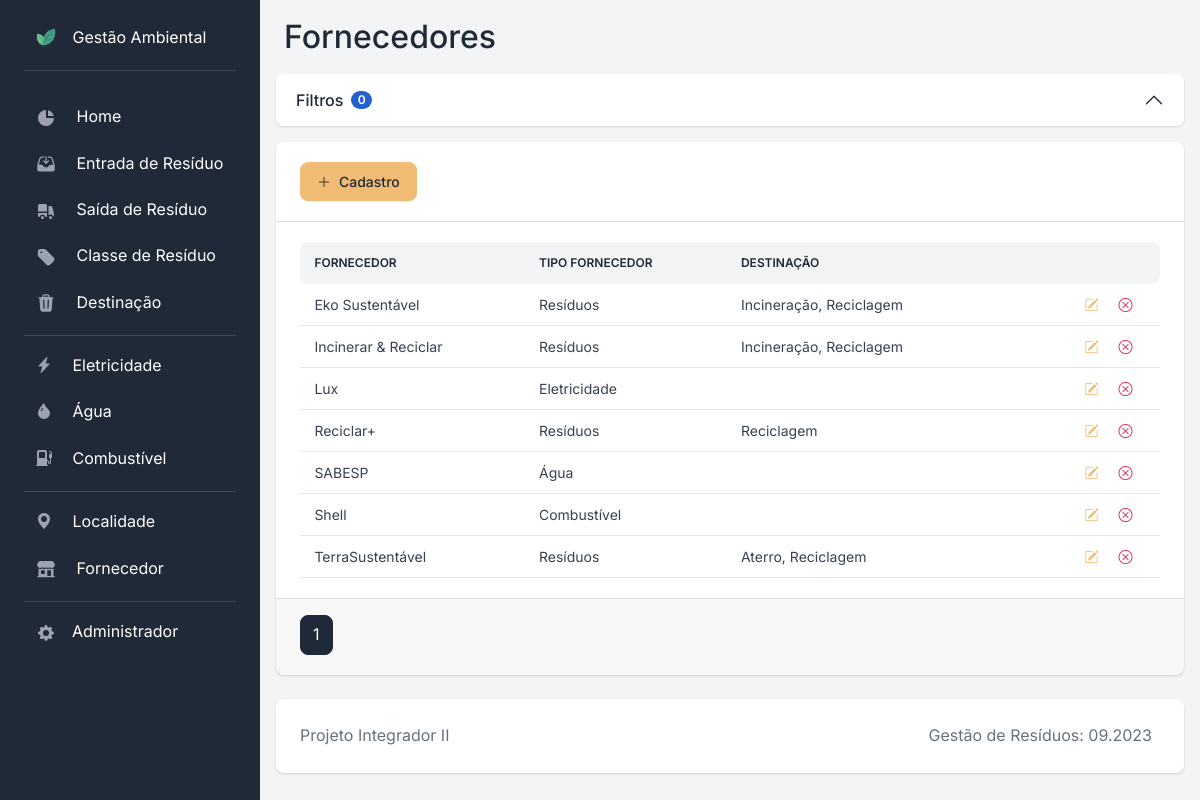
The app's page /fornecedor/, older data.
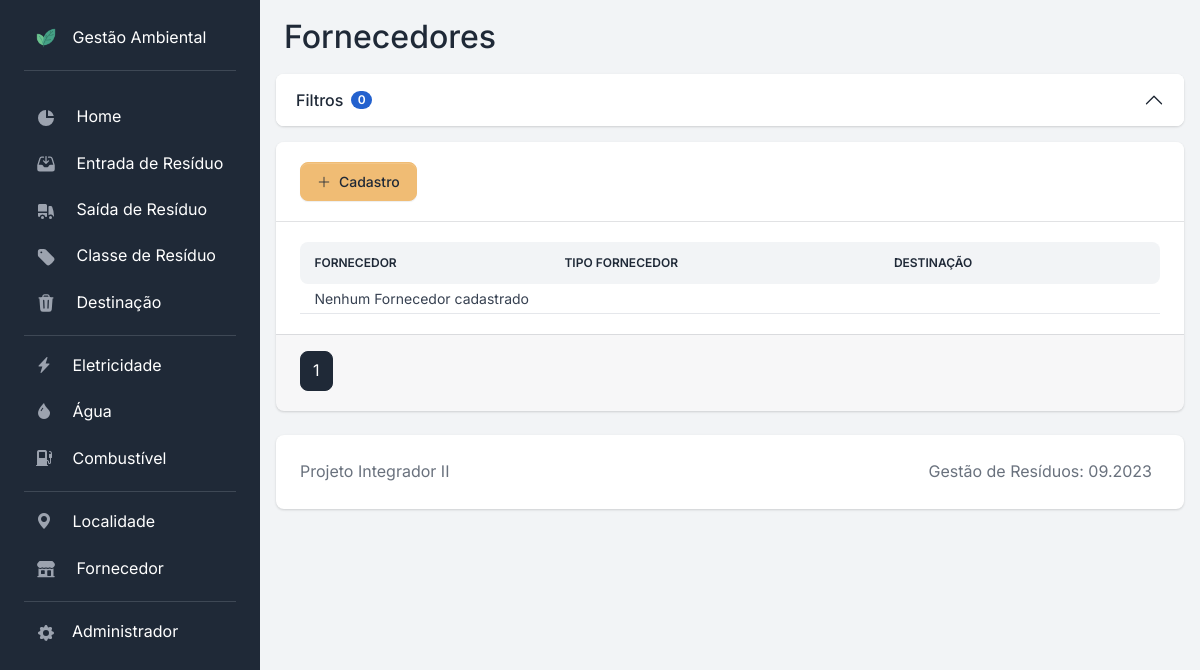
The same page, newer data.
### apps/fornecedor/models.py (models this page shows, shortened)
class Fornecedor(models.Model):
    id_fornecedor = models.AutoField(primary_key=True)
    nome = models.CharField(max_length=50, null=False, blank=False)
    tp_fornecedor = models.CharField(max_length=50, null=False, blank=False)
    destinacao = models.ManyToManyField(
        Destinacao,
        db_table="fornecedor_destinacao",
        related_name="fornecedor",
        blank=True,
    )
    class Meta:
        db_table = "fornecedor"
        ordering = ["nome"]
        verbose_name = "Fornecedor"
        verbose_name_plural = "Fornecedores"

### apps/destinacao/models.py (models this page shows)
class Destinacao(models.Model):
    id_destinacao = models.AutoField(primary_key=True)
    nome = models.CharField(max_length=50, null=False, blank=False)
    def __str__(self):
        return self.nome
    class Meta:
        db_table = "destinacao"
        ordering = ["nome"]
        verbose_name = "Destinação"
        verbose_name_plural = "Destinações"

### apps/fornecedor/views.py (the view)
# urls.py: path("", views.fornecedor_index, name="fornecedor"),
def fornecedor_index(request):
    page_number = request.GET.get("page")
    model_filter = FornecedorFilter(request.GET, queryset=Fornecedor.objects.all())
    query_paginated = Paginator(model_filter.qs, PAGESIZE)
    query_filtered = query_paginated.get_page(page_number)
    context = {
        "object_list": query_filtered,
        "filter_form": model_filter.form,
        "number_of_active_filters": count_active_filters(request, model_filter),
    }
    return render(request, "fornecedor/fornecedor.html", context)

### apps/utils.py (called while the page is built)
def count_active_filters(request, form):
    active_filters = []
    for field in request.GET.items():
        if field[0] != "page" and field[0] in form.data.keys() and field[1] != "":
            active_filters.append(field[0])
    return len(active_filters)

### templatetags/is_checkbox.py (called while the page is built)
@register.filter(name="is_multiple_choice")
def is_multiple_choice(field):
    return isinstance(field.field.widget, CheckboxSelectMultiple)

### templates/fornecedor/fornecedor.html (shortened to what this page needs)
{% extends 'base_card.html' %}
{% block title %}Fornecedores{% endblock %}
{% block content %}
<div class="table-responsive">
    <table class="table table-centered mb-0 rounded table-sm">
        <thead class="thead-light">
            <tr>
                <th class="align-middle border-0 rounded-start">Fornecedor</th>
                <th class="align-middle border-0">Tipo Fornecedor</th>
                <th class="align-middle border-0">Destinação</th>
                <th class="align-middle border-0 rounded-end"></th>
            </tr>
        </thead>
        <tbody>
            {% for entry in object_list %}
            <tr class="align-middle">
                <td>{{ entry.nome }}</td>
                <td>{{ entry.tp_fornecedor }}</td>
                <td>{{ entry.destinacao.all|join:", " }}</td>
                <td>
                    <div class="d-flex justify-content-end me-3">
                        <a href="{% url 'fornecedor_edit' pk=entry.id_fornecedor %}" title="Editar">
                            <button class="btn btn-sm shadow-none border-0">
                                <i class="bi bi-pencil-square text-secondary"></i>
                            </button>
                        </a>
                        <form onsubmit="return confirm('Confirmar deleção?');"
                            action="{% url 'fornecedor_delete' pk=entry.id_fornecedor %}" method="POST" value="delete">
                            <button class="btn btn-sm shadow-none border-0" title="Deletar">
                                <i class="bi bi-x-circle text-danger"></i>
                            </button>
                        </form>
                    </div>
                </td>
            </tr>
            {% empty %}
            <tr>
                <td colspan="5">Nenhum Fornecedor cadastrado</td>
            </tr>
            {% endfor %}
        </tbody>
    </table>
</div>
{% endblock content %}

Row changes from the older to the newer data that the page shows:
removed Fornecedor: nome "Eko Sustentável", tp_fornecedor "Resíduos", destinacao.all "Incineração, Reciclagem"
removed Fornecedor: nome "Incinerar & Reciclar", tp_fornecedor "Resíduos", destinacao.all "Incineração, Reciclagem"
removed Fornecedor: nome "Lux", tp_fornecedor "Eletricidade"
removed Fornecedor: nome "Reciclar+", tp_fornecedor "Resíduos", destinacao.all "Reciclagem"
removed Fornecedor: nome "SABESP", tp_fornecedor "Água"
removed Fornecedor: nome "Shell", tp_fornecedor "Combustível"
removed Fornecedor: nome "TerraSustentável", tp_fornecedor "Resíduos", destinacao.all "Aterro, Reciclagem"
Text that changed along with them:
text now shown: "Nenhum Fornecedor cadastrado"
